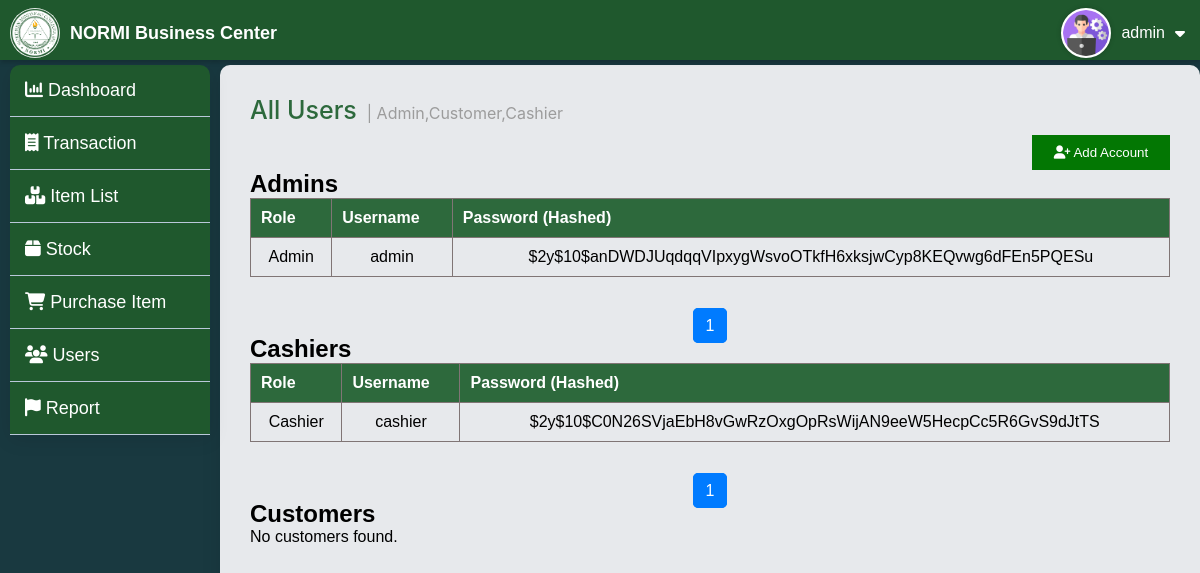
The page /admin/all_user.php (signed in) on the database as committed earlier.
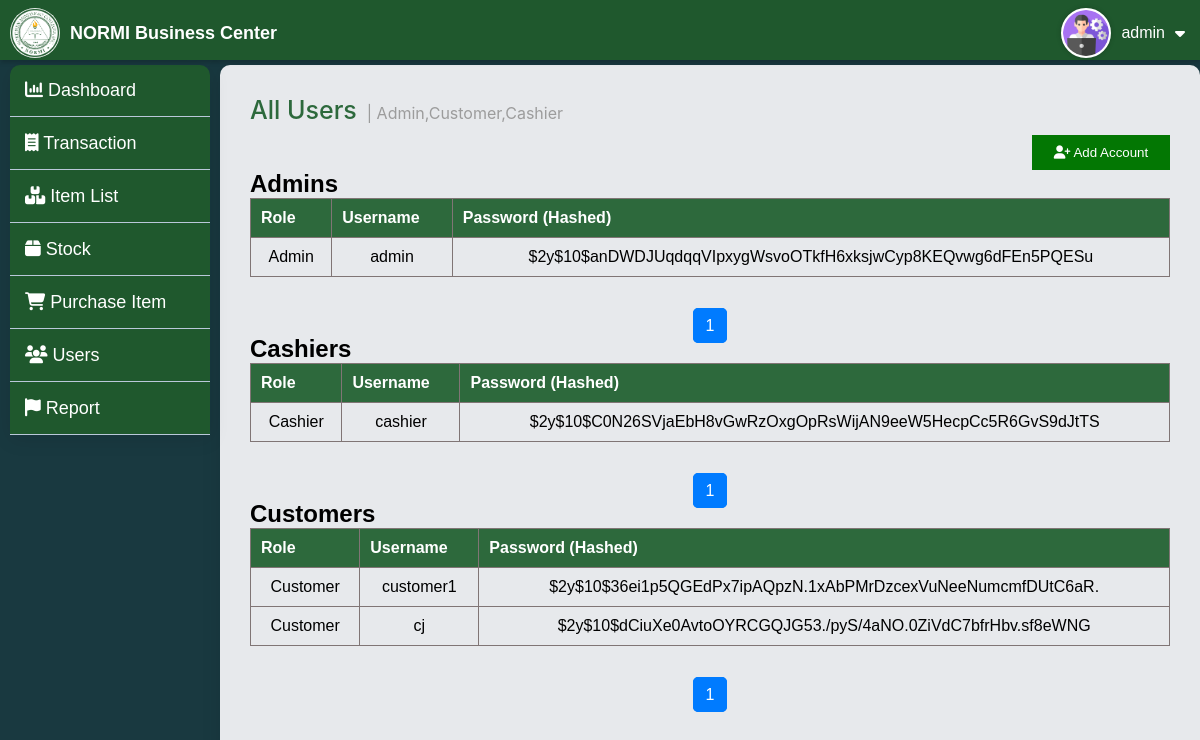
The same page on the database as committed later.
### tables this page shows
CREATE TABLE `cashier` (
  `id` int(11) NOT NULL,
  `username` varchar(50) NOT NULL,
  `password` varchar(100) NOT NULL,
  `cashier_name` varchar(255) NOT NULL
);

CREATE TABLE `customers` (
  `id` int(50) NOT NULL,
  `username` varchar(255) NOT NULL,
  `password` varchar(255) NOT NULL,
  `customer_name` varchar(255) NOT NULL
);

### admin/all_user.php (the view, shortened to what the changed rows need)
<?php
include '../db.php';
try {
    $pdo = new PDO("mysql:host=$host;dbname=$dbname", $username, $password);
    $pdo->setAttribute(PDO::ATTR_ERRMODE, PDO::ERRMODE_EXCEPTION);
    $itemsPerPage = 10;
    $currentPageAdmins = isset($_GET['page_admins']) ? (int)$_GET['page_admins'] : 1;
    $currentPageCashiers = isset($_GET['page_cashiers']) ? (int)$_GET['page_cashiers'] : 1;
    $currentPageCustomers = isset($_GET['page_customers']) ? (int)$_GET['page_customers'] : 1;
    $offsetAdmins = ($currentPageAdmins - 1) * $itemsPerPage;
    $offsetCashiers = ($currentPageCashiers - 1) * $itemsPerPage;
    $offsetCustomers = ($currentPageCustomers - 1) * $itemsPerPage;
    $totalAdminsStmt = $pdo->prepare("SELECT COUNT(*) FROM admins");
    $totalAdminsStmt->execute();
    $totalAdmins = $totalAdminsStmt->fetchColumn();
    $totalAdminPages = ceil($totalAdmins / $itemsPerPage);
    $totalCashiersStmt = $pdo->prepare("SELECT COUNT(*) FROM cashier");
    $totalCashiersStmt->execute();
    $totalCashiers = $totalCashiersStmt->fetchColumn();
    $totalCashierPages = ceil($totalCashiers / $itemsPerPage);
    $totalCustomersStmt = $pdo->prepare("SELECT COUNT(*) FROM customers");
    $totalCustomersStmt->execute();
    $totalCustomers = $totalCustomersStmt->fetchColumn();
    $totalCustomerPages = ceil($totalCustomers / $itemsPerPage);
    $adminsStmt = $pdo->prepare("SELECT 'Admin' AS role, username, password FROM admins LIMIT :offset, :itemsPerPage");
    $adminsStmt->bindParam(':offset', $offsetAdmins, PDO::PARAM_INT);
    $adminsStmt->bindParam(':itemsPerPage', $itemsPerPage, PDO::PARAM_INT);
    $adminsStmt->execute();
    $admins = $adminsStmt->fetchAll(PDO::FETCH_ASSOC);
    $cashiersStmt = $pdo->prepare("SELECT 'Cashier' AS role, username, password FROM cashier LIMIT :offset, :itemsPerPage");
    $cashiersStmt->bindParam(':offset', $offsetCashiers, PDO::PARAM_INT);
    $cashiersStmt->bindParam(':itemsPerPage', $itemsPerPage, PDO::PARAM_INT);
    $cashiersStmt->execute();
    $cashiers = $cashiersStmt->fetchAll(PDO::FETCH_ASSOC);
    $customersStmt = $pdo->prepare("SELECT 'Customer' AS role, username, password FROM customers LIMIT :offset, :itemsPerPage");
    $customersStmt->bindParam(':offset', $offsetCustomers, PDO::PARAM_INT);
    $customersStmt->bindParam(':itemsPerPage', $itemsPerPage, PDO::PARAM_INT);
    $customersStmt->execute();
    $customers = $customersStmt->fetchAll(PDO::FETCH_ASSOC);
} catch (PDOException $e) {
    die("Error fetching users: " . $e->getMessage());
}
?>
<!DOCTYPE html>
<html lang="en">
<head>
    <link rel="stylesheet" href="css/totalstocks.css">
    <link href="https://cdnjs.cloudflare.com/ajax/libs/font-awesome/6.5.1/css/all.min.css" rel="stylesheet">
</head>
<body>
<?php include_once('navbar.php'); ?>
<?php include_once('sidebar.php'); ?>
<div class="container">
    <div class="toplabel">
        <h1>All Users</h1>
        <p>| Admin,Customer,Cashier</p>
    </div>
<button id="addAccountBtn" class="btn btn-primary">
    <i class="fas fa-user-plus"></i> Add Account
</button>
    <h2>Admins</h2>
    <?php if (empty($admins)): ?>
        <p>No admins found.</p>
    <?php else: ?>
        <table>
            <thead>
                <tr>
                    <th>Role</th>
                    <th>Username</th>
                    <th>Password (Hashed)</th>
                </tr>
            </thead>
            <tbody>
                <?php foreach ($admins as $admin): ?>
                    <tr>
                        <td><?php echo htmlspecialchars($admin['role']); ?></td>
                        <td><?php echo htmlspecialchars($admin['username']); ?></td>
                        <td><?php echo htmlspecialchars($admin['password']); ?></td>
                    </tr>
                <?php endforeach; ?>
            </tbody>
        </table>
        <div class="pagination">
            <?php for ($i = 1; $i <= $totalAdminPages; $i++): ?>
                <a href="?page_admins=<?php echo $i; ?>" class="<?php echo ($i === $currentPageAdmins) ? 'active' : ''; ?>">
                    <?php echo $i; ?>
                </a>
            <?php endfor; ?>
        </div>
    <?php endif; ?>
    <h2>Cashiers</h2>
    <?php if (empty($cashiers)): ?>
        <p>No cashiers found.</p>
    <?php else: ?>
        <table>
            <thead>
                <tr>
                    <th>Role</th>
                    <th>Username</th>
                    <th>Password (Hashed)</th>
                </tr>
            </thead>
            <tbody>
                <?php foreach ($cashiers as $cashier): ?>
                    <tr>
                        <td><?php echo htmlspecialchars($cashier['role']); ?></td>
                        <td><?php echo htmlspecialchars($cashier['username']); ?></td>
                        <td><?php echo htmlspecialchars($cashier['password']); ?></td>
                    </tr>
                <?php endforeach; ?>
            </tbody>
        </table>
        <div class="pagination">
            <?php for ($i = 1; $i <= $totalCashierPages; $i++): ?>
                <a href="?page_cashiers=<?php echo $i; ?>" class="<?php echo ($i === $currentPageCashiers) ? 'active' : ''; ?>">
                    <?php echo $i; ?>
                </a>
            <?php endfor; ?>
        </div>
    <?php endif; ?>
    <h2>Customers</h2>
    <?php if (empty($customers)): ?>
        <p>No customers found.</p>
    <?php else: ?>
        <table>
            <thead>
                <tr>
                    <th>Role</th>
                    <th>Username</th>
                    <th>Password (Hashed)</th>
                </tr>
            </thead>
            <tbody>
                <?php foreach ($customers as $customer): ?>
                    <tr>
                        <td><?php echo htmlspecialchars($customer['role']); ?></td>
                        <td><?php echo htmlspecialchars($customer['username']); ?></td>
                        <td><?php echo htmlspecialchars($customer['password']); ?></td>
                    </tr>
                <?php endforeach; ?>
            </tbody>
        </table>
        <div class="pagination">
            <?php for ($i = 1; $i <= $totalCustomerPages; $i++): ?>
                <a href="?page_customers=<?php echo $i; ?>" class="<?php echo ($i === $currentPageCustomers) ? 'active' : ''; ?>">
                    <?php echo $i; ?>
                </a>
            <?php endfor; ?>
        </div>
    <?php endif; ?>
    </body>
    </html>

### admin/navbar.php (shortened to what the changed rows need)
<?php
include_once '../db.php';
try {
    $pdo = new PDO("mysql:host=$host;dbname=$dbname", $username, $password);
    $pdo->setAttribute(PDO::ATTR_ERRMODE, PDO::ERRMODE_EXCEPTION);
} catch (PDOException $e) {
    error_log("Database connection error: " . $e->getMessage());
    die("Could not connect to the database. Please try again later.");
}
if (isset($_SESSION['all_username'])) {
    $stmt = $pdo->prepare("SELECT username FROM admins WHERE username = :username");
    $stmt->bindParam(':username', $_SESSION['all_username'], PDO::PARAM_STR);
    $stmt->execute();
    $user = $stmt->fetch(PDO::FETCH_ASSOC);
    if ($user) {
        $username = $user['username'];
    }
}
?>
<!DOCTYPE html>
<html lang="en">
<head>
    <link rel="stylesheet" href="https://cdnjs.cloudflare.com/ajax/libs/font-awesome/6.6.0/css/all.min.css">
    <link rel="stylesheet" href="css/navbar.css">
</head>
<body>
    <nav class="navbar">
        <div class="logo">
            <h1>NORMI Business Center</h1>
        </div>
        <div class="username">
            <div class="user">
                <div class="userpic">
                <img src="../img/admin.png" alt="User Picture">
                </div>
                <p aria-label="Logged-in Username"><?php echo htmlspecialchars($username); ?></p>
                <i class="fa-solid fa-caret-down" style="color: #fff"></i>
            </div>
        </div>
    </nav>
</body>
</html>

Rows that differ between the two databases and show on the page:
added customers: role "Customer", username "customer1", password "$2y$10$36ei1p5QGEdPx7ipAQpzN.1xAbPMrDzcexVuNeeNumcmfDUtC6aR."
added customers: role "Customer", username "cj", password "$2y$10$dCiuXe0AvtoOYRCGQJG53./pyS/4aNO.0ZiVdC7bfrHbv.sf8eWNG"
Other text that changed with them:
text no longer shown: "No customers found."
text now shown: "Role Username Password (Hashed)"
new list line: "1"
